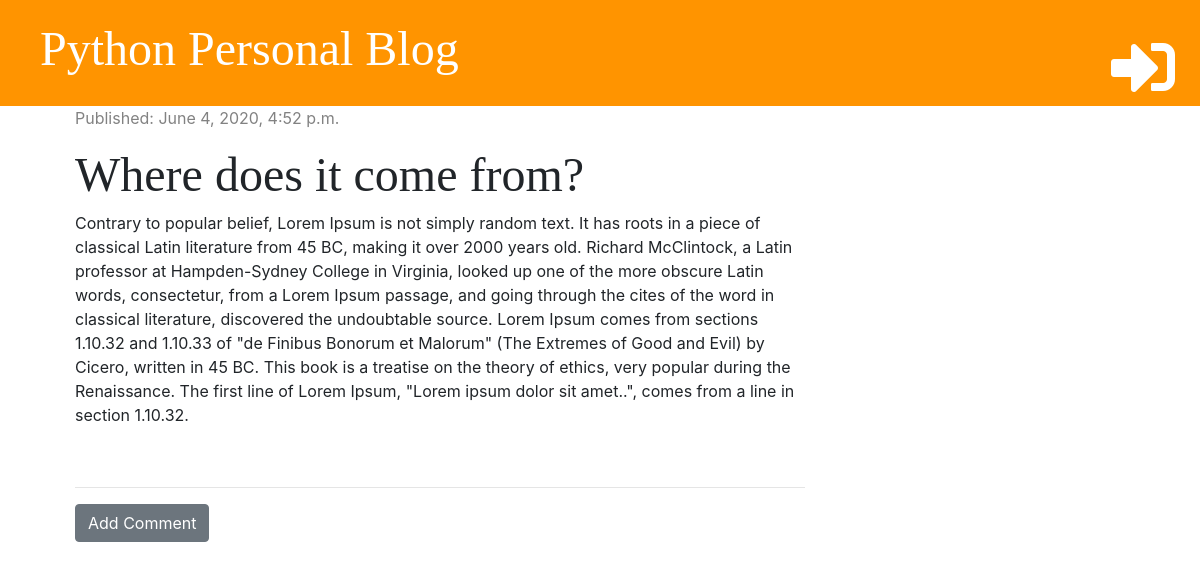
The app's page /post/2/ with its own data.
### blog/models.py (models this page shows, shortened)
class Post(models.Model):
    author = models.ForeignKey('auth.User', on_delete=models.CASCADE)
    title = models.CharField(max_length=200)
    text = models.TextField()
    create_date = models.DateTimeField(default=timezone.now)
    published_date = models.DateTimeField(blank=True, null=True)

### blog/views.py (the view)
# urls.py: path('post/<int:pk>/', views.post_detail, name='post_detail'),
def post_detail(request, pk):
    post = get_object_or_404(Post, pk=pk)
    return render(request, 'blog/post_detail.html', {'post': post})

### blog/templates/blog/post_detail.html (shortened to what this page needs)
{% extends 'blog/base.html' %}
{% block content %}
<div class="post">
  {% if post.published_date %}
  <div class="date">
    <p>Published: {{post.published_date}}</p>
  </div>
  {% else %}
  <a href="{% url 'post_publish' pk=post.pk %}" class="btn btn-primary">Publish</a>
  {% endif %}
  <div>
    <h1>{{post.title}}</h1>
    <p>{{post.text | linebreaksbr}}</p>
  </div>
</div>
<hr>
<a href="{% url 'add_comment_to_post' pk=post.pk %}" class="btn btn-secondary">Add Comment</a>
{% endblock %}

### blog/static/css/blog.css (style rules this page uses)
.post { margin-bottom: 60px; }
.date { color: #828282; }
h1, h2, h3, h4 { font-family: 'Tangerine', 'Inconsolata', 'Droid Sans', serif; font-size: 48px; }

### records on screen
Post: published_date "June 4, 2020, 4:52 p.m.", title "Where does it come from?", text "Contrary to popular belief, Lorem Ipsum is not simply random text. It has roots in a piece of classical Latin literature from 45 BC, making it over 2000 years old. Richard McClintock, a Latin professor at Hampden-Sydney College in Virginia, looked up one of the more obscure Latin words, consectetur, from a Lorem Ipsum passage, and going through the cites of the word in classical literature, discovered the undoubtable source. Lorem Ipsum comes from sections 1.10.32 and 1.10.33 of \"de Finibus Bonorum et Malorum\" (The Extremes of Good and Evil) by Cicero, written in 45 BC. This book is a treatise on the theory of ethics, very popular during the Renaissance. The first line of Lorem Ipsum,…"
